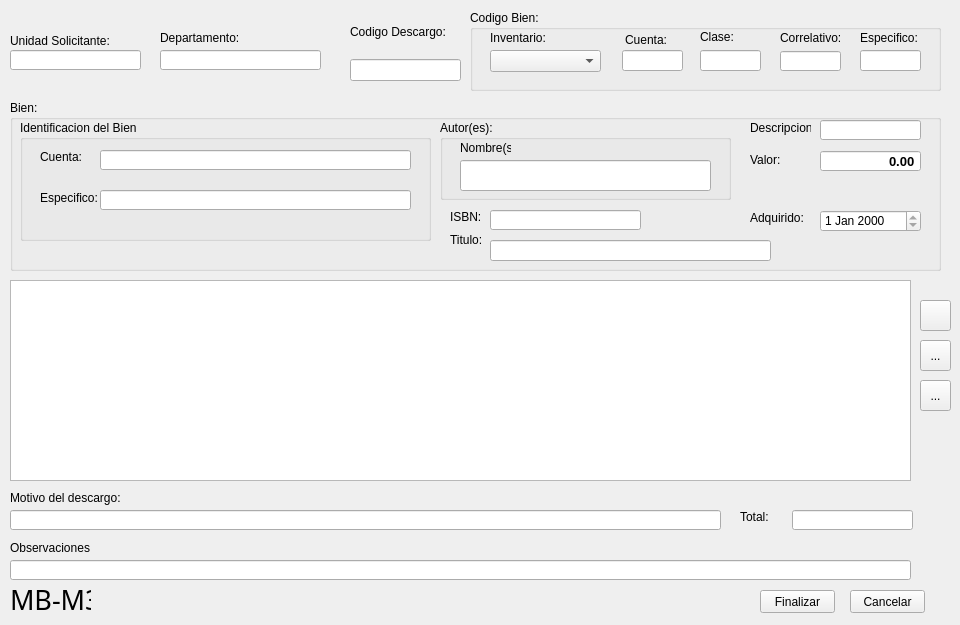
<?xml version="1.0" encoding="UTF-8"?>
<ui version="4.0">
 <class>DescargoBienesMB</class>
 <widget class="QWidget" name="DescargoBienesMB">
  <property name="windowModality">
   <enum>Qt::ApplicationModal</enum>
  </property>
  <property name="geometry">
   <rect>
    <x>0</x>
    <y>0</y>
    <width>960</width>
    <height>625</height>
   </rect>
  </property>
  <property name="minimumSize">
   <size>
    <width>960</width>
    <height>625</height>
   </size>
  </property>
  <property name="maximumSize">
   <size>
    <width>960</width>
    <height>625</height>
   </size>
  </property>
  <property name="windowTitle">
   <string>Descargo de Bienes - Material Bibliografico</string>
  </property>
  <widget class="QLineEdit" name="motivo">
   <property name="geometry">
    <rect>
     <x>10</x>
     <y>510</y>
     <width>711</width>
     <height>20</height>
    </rect>
   </property>
  </widget>
  <widget class="QLineEdit" name="observaciones">
   <property name="geometry">
    <rect>
     <x>10</x>
     <y>560</y>
     <width>901</width>
     <height>20</height>
    </rect>
   </property>
   <property name="maxLength">
    <number>148</number>
   </property>
  </widget>
  <widget class="QLabel" name="label_16">
   <property name="geometry">
    <rect>
     <x>740</x>
     <y>510</y>
     <width>46</width>
     <height>14</height>
    </rect>
   </property>
   <property name="text">
    <string>Total:</string>
   </property>
  </widget>
  <widget class="QPushButton" name="cancelar">
   <property name="geometry">
    <rect>
     <x>850</x>
     <y>590</y>
     <width>75</width>
     <height>23</height>
    </rect>
   </property>
   <property name="text">
    <string>Cancelar</string>
   </property>
  </widget>
  <widget class="QLineEdit" name="nombreUnidad">
   <property name="geometry">
    <rect>
     <x>10</x>
     <y>50</y>
     <width>131</width>
     <height>20</height>
    </rect>
   </property>
   <property name="readOnly">
    <bool>true</bool>
   </property>
  </widget>
  <widget class="QPushButton" name="finalizarTransaccion">
   <property name="geometry">
    <rect>
     <x>760</x>
     <y>590</y>
     <width>75</width>
     <height>23</height>
    </rect>
   </property>
   <property name="text">
    <string>Finalizar</string>
   </property>
  </widget>
  <widget class="QLineEdit" name="nombreDpto">
   <property name="geometry">
    <rect>
     <x>160</x>
     <y>50</y>
     <width>161</width>
     <height>20</height>
    </rect>
   </property>
   <property name="maxLength">
    <number>100</number>
   </property>
   <property name="readOnly">
    <bool>true</bool>
   </property>
  </widget>
  <widget class="QLineEdit" name="totalIngreso">
   <property name="geometry">
    <rect>
     <x>792</x>
     <y>510</y>
     <width>121</width>
     <height>20</height>
    </rect>
   </property>
   <property name="readOnly">
    <bool>true</bool>
   </property>
  </widget>
  <widget class="QLabel" name="label_14">
   <property name="geometry">
    <rect>
     <x>10</x>
     <y>584</y>
     <width>81</width>
     <height>31</height>
    </rect>
   </property>
   <property name="font">
    <font>
     <family>Impact</family>
     <pointsize>20</pointsize>
    </font>
   </property>
   <property name="text">
    <string>MB-M3</string>
   </property>
  </widget>
  <widget class="QToolButton" name="nuevoBien">
   <property name="geometry">
    <rect>
     <x>920</x>
     <y>380</y>
     <width>31</width>
     <height>31</height>
    </rect>
   </property>
   <property name="toolTip">
    <string>Nuevo Bien</string>
   </property>
   <property name="text">
    <string>...</string>
   </property>
   <property name="icon">
    <iconset resource="../ContablesPrincipal.qrc">
     <normaloff>:/iconos/filenew.png</normaloff>:/iconos/filenew.png</iconset>
   </property>
  </widget>
  <widget class="QLabel" name="label_7">
   <property name="geometry">
    <rect>
     <x>10</x>
     <y>30</y>
     <width>111</width>
     <height>21</height>
    </rect>
   </property>
   <property name="text">
    <string>Unidad Solicitante:</string>
   </property>
  </widget>
  <widget class="QTableWidget" name="tablaBienes">
   <property name="geometry">
    <rect>
     <x>10</x>
     <y>280</y>
     <width>901</width>
     <height>201</height>
    </rect>
   </property>
  </widget>
  <widget class="QGroupBox" name="groupBox_5">
   <property name="geometry">
    <rect>
     <x>10</x>
     <y>100</y>
     <width>931</width>
     <height>171</height>
    </rect>
   </property>
   <property name="title">
    <string>Bien:</string>
   </property>
   <widget class="QGroupBox" name="groupBox_6">
    <property name="geometry">
     <rect>
      <x>10</x>
      <y>20</y>
      <width>411</width>
      <height>121</height>
     </rect>
    </property>
    <property name="title">
     <string>Identificacion del Bien</string>
    </property>
    <widget class="QLabel" name="label_8">
     <property name="geometry">
      <rect>
       <x>20</x>
       <y>30</y>
       <width>46</width>
       <height>14</height>
      </rect>
     </property>
     <property name="text">
      <string>Cuenta: </string>
     </property>
    </widget>
    <widget class="QLineEdit" name="cuentaAsignada">
     <property name="geometry">
      <rect>
       <x>80</x>
       <y>30</y>
       <width>311</width>
       <height>20</height>
      </rect>
     </property>
     <property name="readOnly">
      <bool>true</bool>
     </property>
    </widget>
    <widget class="QLabel" name="label_19">
     <property name="geometry">
      <rect>
       <x>20</x>
       <y>70</y>
       <width>61</width>
       <height>16</height>
      </rect>
     </property>
     <property name="text">
      <string>Especifico: </string>
     </property>
    </widget>
    <widget class="QLineEdit" name="nombreEspecifico">
     <property name="geometry">
      <rect>
       <x>80</x>
       <y>70</y>
       <width>311</width>
       <height>20</height>
      </rect>
     </property>
     <property name="readOnly">
      <bool>true</bool>
     </property>
    </widget>
   </widget>
   <widget class="QLabel" name="label_15">
    <property name="geometry">
     <rect>
      <x>740</x>
      <y>50</y>
      <width>41</width>
      <height>20</height>
     </rect>
    </property>
    <property name="text">
     <string>Valor:</string>
    </property>
   </widget>
   <widget class="QDoubleSpinBox" name="valorBien">
    <property name="geometry">
     <rect>
      <x>810</x>
      <y>50</y>
      <width>101</width>
      <height>22</height>
     </rect>
    </property>
    <property name="font">
     <font>
      <pointsize>10</pointsize>
      <weight>75</weight>
      <bold>true</bold>
     </font>
    </property>
    <property name="locale">
     <locale language="Spanish" country="ElSalvador"/>
    </property>
    <property name="wrapping">
     <bool>false</bool>
    </property>
    <property name="frame">
     <bool>true</bool>
    </property>
    <property name="alignment">
     <set>Qt::AlignRight|Qt::AlignTrailing|Qt::AlignVCenter</set>
    </property>
    <property name="readOnly">
     <bool>true</bool>
    </property>
    <property name="buttonSymbols">
     <enum>QAbstractSpinBox::NoButtons</enum>
    </property>
    <property name="specialValueText">
     <string/>
    </property>
    <property name="keyboardTracking">
     <bool>true</bool>
    </property>
    <property name="maximum">
     <double>10000000.000000000000000</double>
    </property>
   </widget>
   <widget class="QLineEdit" name="descripcion">
    <property name="geometry">
     <rect>
      <x>810</x>
      <y>20</y>
      <width>101</width>
      <height>20</height>
     </rect>
    </property>
    <property name="readOnly">
     <bool>true</bool>
    </property>
   </widget>
   <widget class="QLabel" name="label_12">
    <property name="geometry">
     <rect>
      <x>740</x>
      <y>20</y>
      <width>61</width>
      <height>16</height>
     </rect>
    </property>
    <property name="text">
     <string>Descripcion:</string>
    </property>
   </widget>
   <widget class="QDateEdit" name="fechaAquisicion">
    <property name="geometry">
     <rect>
      <x>810</x>
      <y>110</y>
      <width>101</width>
      <height>22</height>
     </rect>
    </property>
    <property name="readOnly">
     <bool>true</bool>
    </property>
   </widget>
   <widget class="QLabel" name="label_9">
    <property name="geometry">
     <rect>
      <x>740</x>
      <y>110</y>
      <width>71</width>
      <height>16</height>
     </rect>
    </property>
    <property name="text">
     <string>Adquirido:</string>
    </property>
   </widget>
   <widget class="QGroupBox" name="groupBox_7">
    <property name="geometry">
     <rect>
      <x>430</x>
      <y>20</y>
      <width>291</width>
      <height>80</height>
     </rect>
    </property>
    <property name="title">
     <string>Autor(es): </string>
    </property>
    <widget class="QLineEdit" name="nombreAutor">
     <property name="geometry">
      <rect>
       <x>20</x>
       <y>40</y>
       <width>251</width>
       <height>31</height>
      </rect>
     </property>
     <property name="maxLength">
      <number>50</number>
     </property>
     <property name="readOnly">
      <bool>true</bool>
     </property>
    </widget>
    <widget class="QLabel" name="label_11">
     <property name="geometry">
      <rect>
       <x>20</x>
       <y>20</y>
       <width>51</width>
       <height>16</height>
      </rect>
     </property>
     <property name="text">
      <string>Nombre(s):</string>
     </property>
    </widget>
   </widget>
   <widget class="QLineEdit" name="isbn">
    <property name="geometry">
     <rect>
      <x>480</x>
      <y>110</y>
      <width>151</width>
      <height>20</height>
     </rect>
    </property>
    <property name="readOnly">
     <bool>true</bool>
    </property>
   </widget>
   <widget class="QLabel" name="label_18">
    <property name="geometry">
     <rect>
      <x>440</x>
      <y>110</y>
      <width>46</width>
      <height>14</height>
     </rect>
    </property>
    <property name="text">
     <string>ISBN:</string>
    </property>
   </widget>
   <widget class="QLabel" name="label_10">
    <property name="geometry">
     <rect>
      <x>440</x>
      <y>130</y>
      <width>51</width>
      <height>20</height>
     </rect>
    </property>
    <property name="text">
     <string>Titulo:</string>
    </property>
   </widget>
   <widget class="QLineEdit" name="titulo">
    <property name="geometry">
     <rect>
      <x>480</x>
      <y>140</y>
      <width>281</width>
      <height>21</height>
     </rect>
    </property>
    <property name="maxLength">
     <number>85</number>
    </property>
    <property name="readOnly">
     <bool>true</bool>
    </property>
   </widget>
  </widget>
  <widget class="QGroupBox" name="groupBox">
   <property name="geometry">
    <rect>
     <x>470</x>
     <y>10</y>
     <width>471</width>
     <height>81</height>
    </rect>
   </property>
   <property name="title">
    <string>Codigo Bien:</string>
   </property>
   <widget class="QLineEdit" name="cuentaNO">
    <property name="geometry">
     <rect>
      <x>152</x>
      <y>40</y>
      <width>61</width>
      <height>21</height>
     </rect>
    </property>
    <property name="font">
     <font>
      <pointsize>10</pointsize>
      <weight>75</weight>
      <bold>true</bold>
     </font>
    </property>
    <property name="maxLength">
     <number>5</number>
    </property>
    <property name="readOnly">
     <bool>true</bool>
    </property>
   </widget>
   <widget class="QLineEdit" name="claseNO">
    <property name="geometry">
     <rect>
      <x>230</x>
      <y>40</y>
      <width>61</width>
      <height>21</height>
     </rect>
    </property>
    <property name="font">
     <font>
      <pointsize>10</pointsize>
      <weight>75</weight>
      <bold>true</bold>
     </font>
    </property>
    <property name="maxLength">
     <number>3</number>
    </property>
   </widget>
   <widget class="QLineEdit" name="correlativoNO">
    <property name="geometry">
     <rect>
      <x>310</x>
      <y>41</y>
      <width>61</width>
      <height>20</height>
     </rect>
    </property>
    <property name="font">
     <font>
      <pointsize>10</pointsize>
      <weight>75</weight>
      <bold>true</bold>
     </font>
    </property>
    <property name="maxLength">
     <number>6</number>
    </property>
   </widget>
   <widget class="QLineEdit" name="especificoNO">
    <property name="geometry">
     <rect>
      <x>390</x>
      <y>40</y>
      <width>61</width>
      <height>21</height>
     </rect>
    </property>
    <property name="font">
     <font>
      <pointsize>10</pointsize>
      <weight>75</weight>
      <bold>true</bold>
     </font>
    </property>
    <property name="maxLength">
     <number>5</number>
    </property>
    <property name="readOnly">
     <bool>true</bool>
    </property>
   </widget>
   <widget class="QLabel" name="label">
    <property name="geometry">
     <rect>
      <x>155</x>
      <y>20</y>
      <width>61</width>
      <height>20</height>
     </rect>
    </property>
    <property name="text">
     <string>Cuenta:</string>
    </property>
   </widget>
   <widget class="QLabel" name="label_2">
    <property name="geometry">
     <rect>
      <x>230</x>
      <y>20</y>
      <width>46</width>
      <height>14</height>
     </rect>
    </property>
    <property name="text">
     <string>Clase:</string>
    </property>
   </widget>
   <widget class="QLabel" name="label_3">
    <property name="geometry">
     <rect>
      <x>310</x>
      <y>20</y>
      <width>71</width>
      <height>16</height>
     </rect>
    </property>
    <property name="text">
     <string>Correlativo:</string>
    </property>
   </widget>
   <widget class="QLabel" name="label_6">
    <property name="geometry">
     <rect>
      <x>390</x>
      <y>20</y>
      <width>61</width>
      <height>16</height>
     </rect>
    </property>
    <property name="text">
     <string>Especifico:</string>
    </property>
   </widget>
   <widget class="QLabel" name="label_20">
    <property name="geometry">
     <rect>
      <x>20</x>
      <y>20</y>
      <width>61</width>
      <height>16</height>
     </rect>
    </property>
    <property name="text">
     <string>Inventario:</string>
    </property>
   </widget>
   <widget class="QComboBox" name="anioInventario">
    <property name="geometry">
     <rect>
      <x>20</x>
      <y>40</y>
      <width>111</width>
      <height>22</height>
     </rect>
    </property>
   </widget>
  </widget>
  <widget class="QLabel" name="label_17">
   <property name="geometry">
    <rect>
     <x>10</x>
     <y>540</y>
     <width>81</width>
     <height>16</height>
    </rect>
   </property>
   <property name="text">
    <string>Observaciones:</string>
   </property>
  </widget>
  <widget class="QLabel" name="label_5">
   <property name="geometry">
    <rect>
     <x>160</x>
     <y>30</y>
     <width>91</width>
     <height>16</height>
    </rect>
   </property>
   <property name="text">
    <string>Departamento:</string>
   </property>
  </widget>
  <widget class="QLabel" name="label_4">
   <property name="geometry">
    <rect>
     <x>10</x>
     <y>490</y>
     <width>111</width>
     <height>16</height>
    </rect>
   </property>
   <property name="text">
    <string>Motivo del descargo:</string>
   </property>
  </widget>
  <widget class="QToolButton" name="botonAgregarBien">
   <property name="geometry">
    <rect>
     <x>920</x>
     <y>300</y>
     <width>31</width>
     <height>31</height>
    </rect>
   </property>
   <property name="toolTip">
    <string>Agregar Bien</string>
   </property>
   <property name="text">
    <string/>
   </property>
   <property name="icon">
    <iconset resource="../ContablesPrincipal.qrc">
     <normaloff>:/iconos/mas.png</normaloff>:/iconos/mas.png</iconset>
   </property>
  </widget>
  <widget class="QToolButton" name="botonEliminarBien">
   <property name="geometry">
    <rect>
     <x>920</x>
     <y>340</y>
     <width>31</width>
     <height>31</height>
    </rect>
   </property>
   <property name="toolTip">
    <string>Eliminar Bien</string>
   </property>
   <property name="text">
    <string>...</string>
   </property>
   <property name="icon">
    <iconset resource="../ContablesPrincipal.qrc">
     <normaloff>:/iconos/menos.png</normaloff>:/iconos/menos.png</iconset>
   </property>
  </widget>
  <widget class="QWidget" name="widget_2" native="true">
   <property name="geometry">
    <rect>
     <x>350</x>
     <y>10</y>
     <width>111</width>
     <height>71</height>
    </rect>
   </property>
   <layout class="QVBoxLayout" name="verticalLayout_4">
    <item>
     <widget class="QLabel" name="label_21">
      <property name="text">
       <string>Codigo Descargo:</string>
      </property>
     </widget>
    </item>
    <item>
     <widget class="QLineEdit" name="codigoDescargo"/>
    </item>
   </layout>
  </widget>
 </widget>
 <resources>
  <include location="../ContablesPrincipal.qrc"/>
 </resources>
 <connections/>
</ui>
